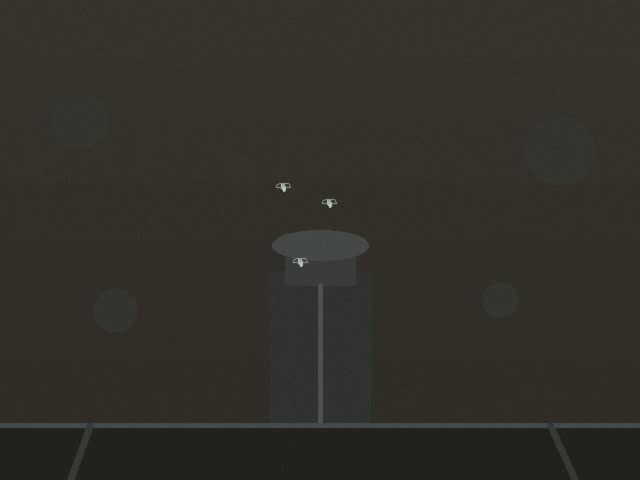
#> input picture frame 24 of opencv/videos/mosquito_room_test.mp4, 640 x 480 px
$ python mosquito_test.py
#> lines starting #> are read from the running program, lines starting #| are printed output that depends on the picture
import cv2

# Open video
cap = cv2.VideoCapture(r"D:\python\opencv\videos\mosquito_room_test.mp4")


# Get FPS
fps = cap.get(cv2.CAP_PROP_FPS)

print("FPS:", fps)

# Delay between frames
delay = int(1000 / fps)

# Background subtractor
background = cv2.createBackgroundSubtractorMOG2(
    history=500,
    varThreshold=25,
    detectShadows=False
)

while True:

    # Read frame
    ret, frame = cap.read()
#> frame is the input picture: shape (480, 640, 3); mean B, G, R 41.2, 46.8, 49.7

    # If video ends
    if not ret:
        break

    # Resize
    frame = cv2.resize(frame, (1280, 720))
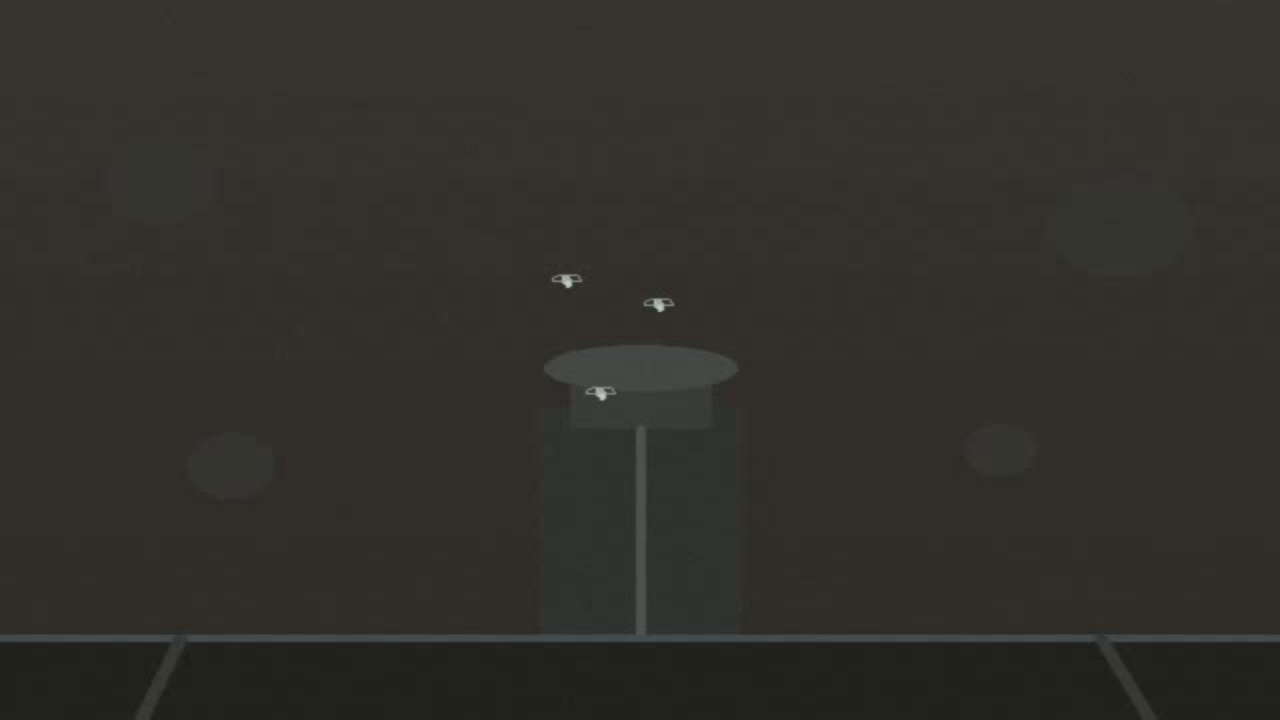
#> frame: shape (720, 1280, 3); mean B, G, R 41.2, 46.8, 49.7

    # Convert to grayscale
    gray = cv2.cvtColor(frame, cv2.COLOR_BGR2GRAY)

    # Blur
    gray = cv2.GaussianBlur(gray, (5, 5), 0)

    # Background subtraction
    mask = background.apply(gray)
#> mask: shape (720, 1280); every value is 255

    # Threshold
    _, thresh = cv2.threshold(
        mask,
        200,
        255,
        cv2.THRESH_BINARY
    )

    # Morphological operation
    kernel = cv2.getStructuringElement(
        cv2.MORPH_ELLIPSE,
        (3, 3)
    )

    thresh = cv2.morphologyEx(
        thresh,
        cv2.MORPH_OPEN,
        kernel
    )

    # Find contours
    contours, _ = cv2.findContours(
        thresh,
        cv2.RETR_EXTERNAL,
        cv2.CHAIN_APPROX_SIMPLE
    )
#> contours = [[[0, 0], [0, 719], [1279, 719], [1279, 0]]]

    # Process contours
    for contour in contours:

        # Calculate area
        area = cv2.contourArea(contour)

        # Ignore tiny noise
        if area < 5:
            continue

        # Bounding box
        x, y, w, h = cv2.boundingRect(contour)

        # Ignore very large objects
        if area > 1000:
            continue

        # Draw rectangle
        cv2.rectangle(
            frame,
            (x, y),
            (x + w, y + h),
            (0, 255, 0),
            2
        )

        # Display area
        cv2.putText(
            frame,
            f"Area: {int(area)}",
            (x, y - 5),
            cv2.FONT_HERSHEY_SIMPLEX,
            0.5,
            (0, 255, 0),
            1
        )
#> this loop made 1 pass
#> (contour, area, x, y, w, h) on pass 1: ([[0, 0], [0, 719], [1279, 719], [1279, 0]], 919601, 0, 0, 1280, 720)

    # Display results
    cv2.imshow("Mosquito Detection", frame)
    cv2.imshow("Threshold", thresh)

    # Wait according to video FPS
    if cv2.waitKey(delay) & 0xFF == ord('q'):
#> (key q is pressed here)
        break

# Release everything
cap.release()
cv2.destroyAllWindows()
